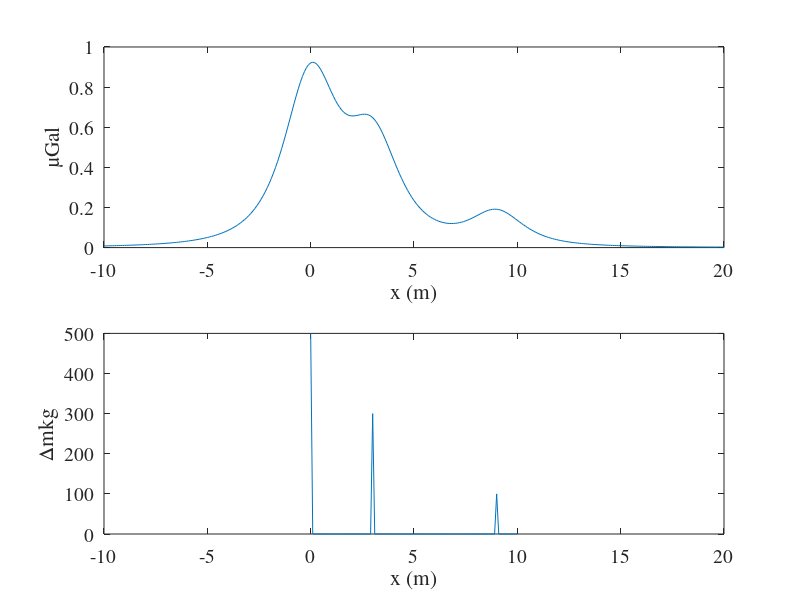
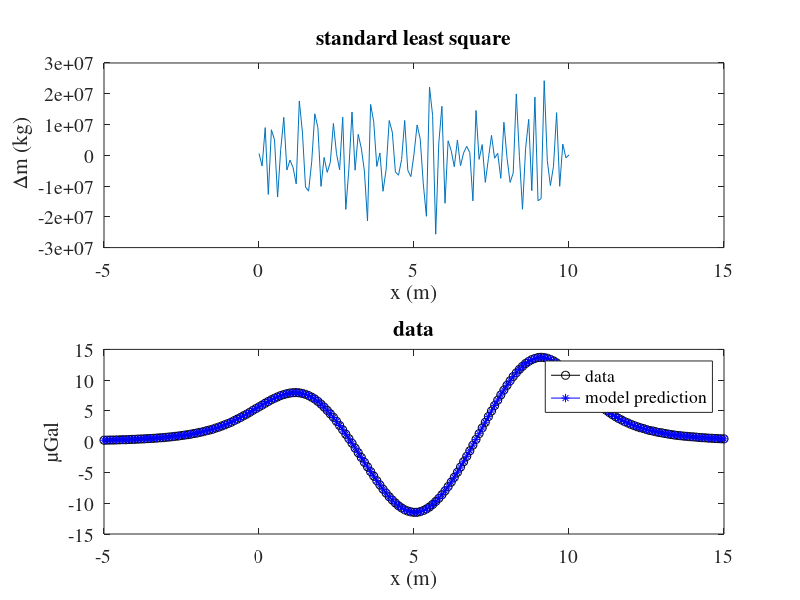
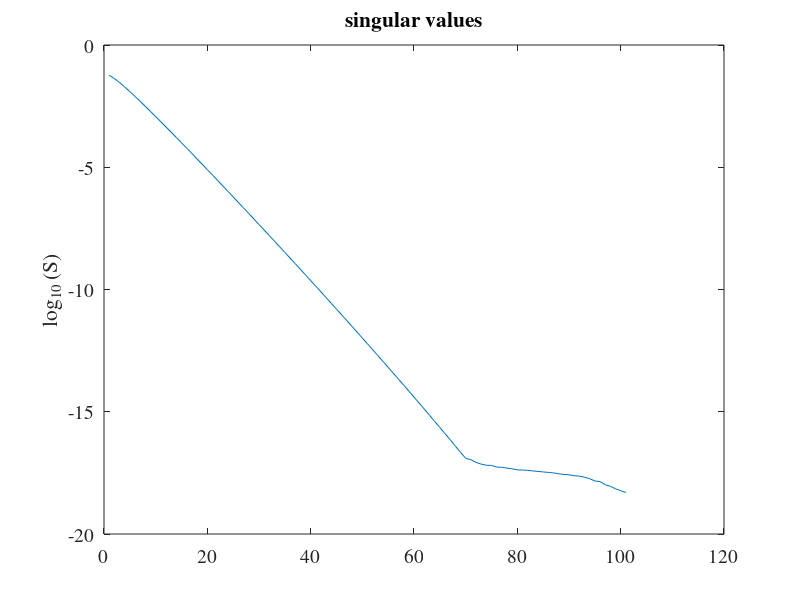

The MATLAB source for these figures, in order: (Note: this script raises an error after producing the figures.)
set(0,'defaulttextfontname','times','defaulttextfontsize',14);
set(0,'defaultaxesfontname','times','defaultaxesfontsize',14);
%% part (d)
G = 6.67e-11; %gravitational constant
m = zeros(101,1);
D = 2;

m(1) = 500;    % set mass anomaly at 1 , 31 and 91
m(31) = 300;
m(91) = 100;

X = -10:0.1:20;  %measurement location

Lm = length(m);
Ld = length(X);
xi = [0:1:100]*0.1;   % xi: location of the anomalies mi

unit = 1e-8; %unit of microgals 1e-8m/s^2

GG = (1/unit)*G*D./(D^2+(X'*ones(1,Lm) - ones(Ld,1)*xi).^2).^1.5;

Dgz = GG*m;

figure(1);
subplot(211)
plot(X,Dgz); xlim([-10 20]);
xlabel('x (m)'); ylabel('\muGal');
hold on;
subplot(212);
plot(xi,m); xlim([-10 20]);
xlabel('x (m)'); ylabel('\Deltamkg');
print('figure/d.png','-dpng');

%% part (e)
load('ge118_hw8.mat');
Ld = length(xd);

Lm = length(m);

GG = (1/unit)*G*D./(D^2+(xd*ones(1,Lm) - ones(Ld,1)*xi).^2).^1.5;

% Least square solution
LS_Dm = (GG'*GG)\(GG'*di);

%model prediction
d_pred = GG*LS_Dm;
% plot the data
figure(11)
subplot(211)
plot(xi, LS_Dm);
xlabel('x (m)'); ylabel(' \Deltam (kg)'); xlim([-5 15]);
title('standard least square');

subplot(212)
plot(xd, di, 'ko-');
hold on
plot(xd,d_pred,'b*-');
legend('data','model prediction');
xlabel('x (m)'); ylabel('\muGal'); xlim([-5 15]);
title('data');
print('figure/e_result.png','-dpng');

% SVD of GG
[UU,DD,VV]=svd(GG);

figure(2);
plot(1:1:min(length(UU),length(VV)),log(diag(DD))/log(10));
ylabel('log_1_0 (S)');
title('singular values');
print('figure/e_snv.png','-dpng');


Ginv_LLS = (GG'*GG)\GG';

Re_LLS = Ginv_LLS*GG;  %resolution matrix for least squares


%% part (f)

[GI_Dm,Rf] = generalized_inverse(di,GG);   %generalized inverse without truncation

figure(3)

plot(xi,LS_Dm,'k-');
hold on
plot(xi,GI_Dm,'r-');
legend('LS','SVD');
print('figure/f.png','-dpng');

%% part (g)
nm=[];
ne=[];
p=10;
figure(4)
%for p = 10:5:20
for p = 5:30
    [GI_Dm_trunc,Rg{p}] = generalized_inverse(di,GG,p);   %generalized inverse with truncation
    plot(xi,GI_Dm_trunc);
    hold on
    ne = [ne,norm(di-GG*GI_Dm_trunc)];
    nm = [nm,norm(GI_Dm_trunc)];
end

figure(20);
loglog(nm,ne,'-o'); 
text(nm,ne,strread(num2str(5:1:30),'%s'));
legend('truncation number')
print('figure/g_trunc.png','-dpng');
hold on
xlim([3150,3450]);
ylim([0.1345,0.1395]);
print('figure/g_trunc_zoomin.png','-dpng');

%% part (h)
nm=[];
ne=[];
alpha_all = 10.^[-10:-1];
for i= 1:length(alpha_all);
    Tik_Dm = (GG'*GG + alpha_all(i)^2 * eye(Lm))\(GG'*di);
    nm = [nm,norm(Tik_Dm)];
    ne = [ne,norm(GG*Tik_Dm-di)];
    
    if i>=5 && i<= 7
        figure(5)
        if i == 5
            plot(xi,Tik_Dm,'k-');
        elseif i == 6
            plot(xi,Tik_Dm,'r-');
        elseif i == 7
            plot(xi,Tik_Dm,'b-');
        end
        hold on
        ylim([-1000 1000]);
    end
    Rt{i} = (GG'*GG + alpha_all(i)^2 * eye(Lm))\(GG'*GG);
end
xlabel('x (m)'); ylabel('\Deltamkg');
legend('\alpha=1e-5','\alpha=1e-4','\alpha=1e-3');
print('figure/h_solutions.png','-dpng');


figure(6)
loglog(ne,nm,'o-');
hold on;
plot(ne(6),nm(6),'r*');
xlabel('Residual norm |Gm-d|_2');
ylabel('Solution norm |m|_2');
hold off;
title('find alpha - 0 order');
print('figure/h_alphas.png','-dpng');

%% part(i)
% first order Tikhonov
L1 = diag(ones(1,Lm),0) + diag(-1*ones(1,Lm-1),1);
L1(end,:) = [];


% find the best alpha
alpha_all = 10.^[-10:-1];
nm = [];
ne = [];
for i = 1:length(alpha_all)
    Tik_Dm = (GG'*GG + alpha_all(i)^2 * (L1'*L1))\(GG'*di);
    nm = [nm,norm(L1*Tik_Dm)];
    ne = [ne,norm(GG*Tik_Dm-di)];
    Rt{i} = (GG'*GG + alpha_all(i)^2 * (L1'*L1))\(GG'*GG); 
end
figure(31);
subplot(121)
loglog(ne,nm,'o-');
hold on;
plot(ne(7),nm(7),'r*');
text(ne(7),nm(7),'\alpha=1e-4');
title('find alpha - first order');
xlabel('Residual norm |Gm-d|_2');
ylabel('Solution norm |Lm|_2');


alpha = 1e-4;
Tik1_Dm = (GG'*GG + alpha^2 * (L1'*L1))\(GG'*di);
Ri1 = (GG'*GG + alpha^2 * (L1'*L1))\(GG'*GG);   % resolution matrix



figure(7)
plot(xi,Tik1_Dm,'k-');

% second order Tikhonov

L2 = diag(ones(1,Lm),0) + diag(-2*ones(1,Lm-1),1) + diag(ones(1,Lm-2),2);
L2(end,:) = [];
L2(end,:) = [];

% find the best alpha
alpha_all = 10.^[-10:-1];
nm = [];
ne = [];
for i = 1:length(alpha_all)
    Tik_Dm = (GG'*GG + alpha_all(i)^2 * (L2'*L2))\(GG'*di);
    nm = [nm,norm(L2*Tik_Dm)];
    ne = [ne,norm(GG*Tik_Dm-di)];
end

figure(31);
subplot(122)
loglog(ne,nm,'o-');
hold on;
plot(ne(8),nm(8),'r*');
text(ne(8),nm(8),'\alpha=1e-3');
title('find alpha - second order');
xlabel('Residual norm |Gm-d|_2');
ylabel('Solution norm |Lm|_2');
print('figure/i_alphas.png','-dpng');

alpha = 1e-3;
Tik2_Dm = (GG'*GG + alpha^2 * (L2'*L2))\(GG'*di);

Ri2 = (GG'*GG + alpha^2 * (L2'*L2))\(GG'*GG);  % resolution matrix

figure(7)
hold on
plot(xi,Tik2_Dm,'r-');
xlabel('x (m)'); ylabel('\Deltamkg');
legend('first-order','second-order');
print('figure/i_solution.png','-dpng');


figure
plot(xd,di,'ko-');
hold on;
plot(xd,GG * Tik1_Dm,'r-');
plot(xd,GG * Tik2_Dm,'b-');
xlabel('x (m)'); ylabel('\muGal');
hold off;
legend('data','first order','second order');
print('figure/i_pred.png','-dpng');

%% part(j)
figure
imagesc(Re_LLS); colorbar('vert');
title('(e) Least square');
print('figure/j1.png','-dpng');

figure
imagesc(Rf); colorbar('vert');
title('(f) Generalized inverse');
print('figure/j2.png','-dpng');

figure
imagesc(Rg{11}); colorbar('vert');
title('(g) p = 11');
print('figure/j3.png','-dpng');

figure
imagesc(Rg{16}); colorbar('vert');
title('(g) p = 16');
print('figure/j4.png','-dpng');

figure
imagesc(Rg{21}); colorbar('vert');
title('(g) p = 21');
print('figure/j5.png','-dpng');

figure
imagesc(Rt{6}); colorbar('vert');
title('\alpha = 1e-5');
print('figure/j6.png','-dpng');

figure
imagesc(Rt{7}); colorbar('vert');
title('\alpha = 1e-4');
print('figure/j7.png','-dpng');

figure
imagesc(Rt{8}); colorbar('vert');
title('\alpha = 1e-3');
print('figure/j8.png','-dpng');

figure
imagesc(Ri1); colorbar('vert');
title('(i) first-order');
print('figure/j9.png','-dpng');

figure
imagesc(Ri2); colorbar('vert');
title('(i) second-order');
print('figure/j10.png','-dpng');





    
        












